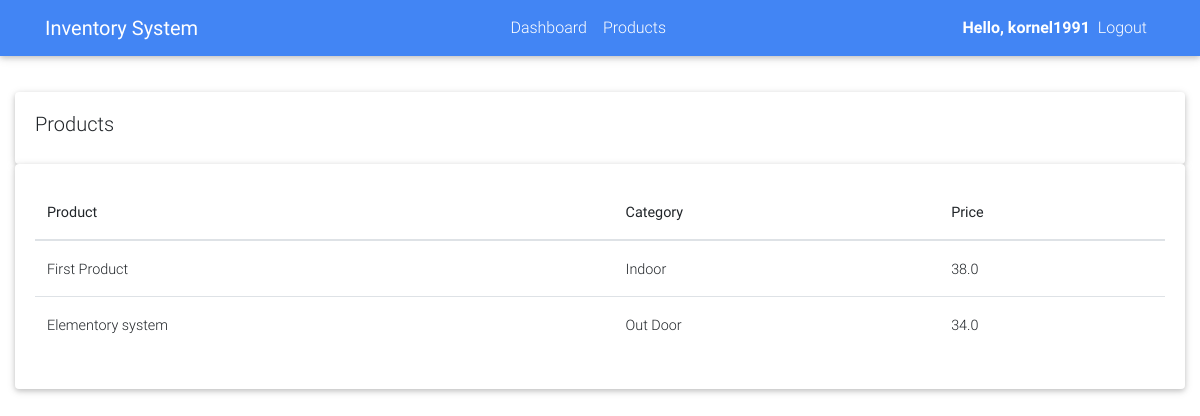
The page /products/ (signed in) on the database its author committed.
### inventory/models.py (models this page shows, shortened)
class Product(models.Model):
    CATEGORY = (
        ('Indoor', 'Indoor'),
        ('Out Door', 'Out Door'),
    )
    name = models.CharField(max_length=50)
    category = models.CharField(max_length=50, choices=CATEGORY)
    description = models.CharField(max_length=100)
    date_created = models.DateTimeField(auto_now_add=True, null=True)
    price = models.FloatField(null=True)

### inventory/decorators.py (the view)
        def wrapper_func(request, *args, **kwargs):
            group = None
            if request.user.groups.exists():
                group = request.user.groups.all()[0].name
            if group in allowed_roles:
                return view_func(request, *args, **kwargs)
            else:
                return HttpResponse("Youre are not authorized to view this page ")

### inventory/views.py (called while the page is built)
@login_required(login_url='login')
@allowed_users(allowed_roles=['admin'])
def products(request):
    products = Product.objects.all()
    return render(request, 'products.html', {'products': products})

### inventory/templates/products.html
    {% extends 'layout.html' %}
    {% block content %}
    <br>
    <div class="row">
        <div class="col-md">
            <div class="card card-body">
                <h5>Products</h5>
            </div>
            <div class="card card-body">
                <div class="table-responsive">
                    <table class="table ">
                      <thead>
                        <tr>
                          <th scope="col">Product</th>
                          <th scope="col">Category</th>
                            <th scope="col">Price</th>
                        </tr>
                      </thead>
                        {% for item in products %}
                        <tr>
                            <td>{{ item.name }}</td>
                            <td>{{ item.category }}</td>
                            <td>{{ item.price }}</td>
                        </tr>
                        {% endfor %}
                    </table>
                </div>
            </div>
        </div>
    </div>
    {% endblock content %}

### inventory/templates/navbar.html (shortened to what this page needs)
<nav class="navbar navbar-expand-lg navbar-dark bg-primary">
    <div class="container">
      <a class="navbar-brand waves-effect" href="/">
        <strong class="white-text">Inventory System</strong>
      </a>
      <div class="collapse navbar-collapse" id="navbarSupportedContent">
        <ul class="navbar-nav ml-auto">
         {% if request.user.is_authenticated %}
          <li class="nav-item">
          <a class="nav-link" href="{% url 'home' %}">Dashboard</a>
          </li>
          <li class="nav-item">
            <a class="nav-link" href="{% url 'products' %}">Products</a>
          </li>
        </ul>
        <ul class="navbar-nav ml-auto">
          <li class="nav-item d-flex align-items-center">
            <span class="clearfix text-white hello-msg">Hello, {{request.user}}</span>
          </li>
          <li class="nav-item">
            <a class="nav-link waves-effect" href="{% url 'logout' %}">
              <span class="clearfix d-none d-sm-inline-block"> Logout </span>
            </a>
          </li>
        </ul>
          {% endif %}
      </div>
    </div>
  </nav>

### inventory/static/css/layout.css (style rules this page uses)
span.hello-msg { font-weight: bold; }

### inventory/templates/layout.html (style rules this page uses)
html, body, header, .carousel { height: 60vh; }

### rows shown on the page
Product: name "First Product", category "Indoor", price "38.0"
Product: name "Elementory system", category "Out Door", price "34.0"

### other values the page prints
{{ request.user }} "kornel1991"
